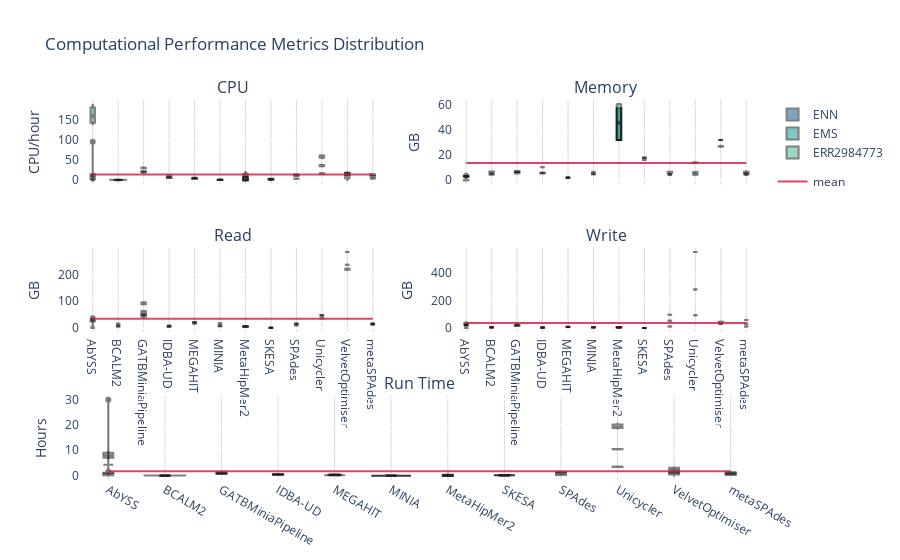

The notebook cell saved with this chart:
### Code cell
fig_per_sample = make_subplots(rows=3, cols=2, shared_xaxes=True, 
                               subplot_titles=('CPU', 'Memory', 'Read', 'Write', 'Run Time'),
                               specs=[[{}, {}],[{}, {}],[{"colspan": 2}, None]])
row_coord = 1
col_coord = 1

for column in ['cpus', 'rss', 'rchar', 'wchar']:
    showlegend = True if (row_coord == 1 and col_coord == 1) else False
    i=0
    for sample in pipeline_stats_df['sample'].unique():

        fig_per_sample.add_trace(go.Violin(y=pipeline_stats_df[column][pipeline_stats_df['sample'] == sample],
                                        x=pipeline_stats_df['assembler'][pipeline_stats_df['sample'] == sample],
                                        legendgroup='Log', scalegroup='Log', name=sample, box_visible=True, line_color='black',
                                        meanline_visible=True, fillcolor=COLOURS[i], opacity=0.5,
                                        showlegend=showlegend, spanmode='hard'),
                              row=row_coord, col=col_coord)
        i+=1
    
    fig_per_sample.add_trace(go.Scatter(y=[pipeline_stats_df[column].mean()]*len(pipeline_stats_df['assembler']), 
                                    x=pipeline_stats_df['assembler'], mode='lines', name='mean',
                                    line=dict(color="crimson"), opacity=0.8, showlegend=showlegend),
                          row=row_coord, col=col_coord)
    if col_coord == 2:
        col_coord = 1
        row_coord += 1
    else:
        col_coord +=1

i=0
for sample in pipeline_stats_df['sample'].unique():
    fig_per_sample.add_trace(go.Violin(y=pipeline_stats_df['time_hours'][pipeline_stats_df['sample'] == sample],
                 x=pipeline_stats_df['assembler'][pipeline_stats_df['sample'] == sample],
                    box_visible=True, line_color='black',
                    meanline_visible=True, fillcolor=COLOURS[i], opacity=0.5,
                    showlegend=False, spanmode='hard'),  row=3, col=1)
    i+=1

fig_per_sample.add_trace(go.Scatter(y=[pipeline_stats_df['time_hours'].mean()]*len(global_pipeline_stats_df['assembler']), 
                              x=global_pipeline_stats_df['assembler'], mode='lines',
                              line=dict(color="crimson"), opacity=0.8, name='Mean', showlegend=False),  row=3, col=1)

fig_per_sample.update_layout(plot_bgcolor='rgb(255,255,255)', title_text="Computational Performance Metrics Distribution")
# grid
fig_per_sample['layout']['xaxis']['gridcolor']='#DCDCDC'
fig_per_sample['layout']['xaxis2']['gridcolor']='#DCDCDC'
fig_per_sample['layout']['xaxis3']['gridcolor']='#DCDCDC'
fig_per_sample['layout']['xaxis4']['gridcolor']='#DCDCDC'
fig_per_sample['layout']['xaxis5']['gridcolor']='#DCDCDC'
# y-axis legends
fig_per_sample['layout']['yaxis']['title']='CPU/hour'
fig_per_sample['layout']['yaxis2']['title']='GB'
fig_per_sample['layout']['yaxis3']['title']='GB'
fig_per_sample['layout']['yaxis4']['title']='GB'
fig_per_sample['layout']['yaxis5']['title']='Hours'

fig_per_sample.update_layout(violingap=0, violinmode='overlay')
fig_per_sample.update_xaxes(categoryorder='category ascending')

fig_per_sample.show()
plot(fig_per_sample, filename='Plots/Performance/Per Sample Computational Performance Metrics Distribution.html', auto_open=False)

### Figure 1 — Plotly figure (JSON) as saved in the notebook; plotly's stock layout.template omitted (floating-point values rounded to 4 significant figures)
{"data": [{"box": {"visible": true}, "fillcolor": "#004B93", "legendgroup": "Log", "line": {"color": "black"}, "meanline": {"visible": true}, "name": "ENN", "opacity": 0.5, "scalegroup": "Log", "showlegend": true, "spanmode": "hard", "type": "violin", "x": ["BCALM2", "MINIA", "MetaHipMer2", "SKESA", "MEGAHIT", "SPAdes", "metaSPAdes", "IDBA-UD", "MetaHipMer2", "AbYSS", "GATBMiniaPipeline", "VelvetOptimiser", "Unicycler", "BCALM2", "MINIA", "MetaHipMer2", "SKESA", "MEGAHIT", "MetaHipMer2", "SPAdes", "metaSPAdes", "IDBA-UD", "GATBMiniaPipeline", "AbYSS", "VelvetOptimiser", "Unicycler", "BCALM2", "MINIA", "MEGAHIT", "SKESA", "metaSPAdes", "SPAdes", "MetaHipMer2", "GATBMiniaPipeline", "AbYSS", "IDBA-UD", "MetaHipMer2", "VelvetOptimiser", "Unicycler"], "xaxis": "x", "y": [0.5608, 0.6166, 0.1983, 2.172, 3.071, 3.845, 4.28, 6.52, 8.016, 12.01, 19.31, 12.74, 17.49, 0.5234, 0.5433, 0.1841, 2.118, 3.433, 6.792, 3.752, 4.433, 5.894, 19.66, 0.2817, 12.61, 16.55, 0.5713, 0.5691, 3.494, 2.216, 4.715, 3.867, 0.1645, 19.96, 15.5, 5.544, 5.992, 13.44, 15.32], "yaxis": "y"}, {"box": {"visible": true}, "fillcolor": "#009392", "legendgroup": "Log", "line": {"color": "black"}, "meanline": {"visible": true}, "name": "EMS", "opacity": 0.5, "scalegroup": "Log", "showlegend": true, "spanmode": "hard", "type": "violin", "x": ["BCALM2", "MINIA", "MetaHipMer2", "SKESA", "MEGAHIT", "IDBA-UD", "metaSPAdes", "MetaHipMer2", "GATBMiniaPipeline", "SPAdes", "VelvetOptimiser", "AbYSS", "Unicycler", "MetaHipMer2", "BCALM2", "MINIA", "SKESA", "MetaHipMer2", "IDBA-UD", "MEGAHIT", "metaSPAdes", "GATBMiniaPipeline", "SPAdes", "VelvetOptimiser", "AbYSS", "Unicycler", "BCALM2", "MINIA", "SKESA", "MEGAHIT", "MetaHipMer2", "GATBMiniaPipeline", "IDBA-UD", "metaSPAdes", "SPAdes", "MetaHipMer2", "VelvetOptimiser", "AbYSS", "Unicycler"], "xaxis": "x", "y": [0.7347, 0.7891, 0.2384, 2.486, 5.116, 7.336, 10.09, 14.62, 22.44, 11.64, 17.44, 156.5, 34.44, 0.189, 0.01155, 0.7028, 2.386, 8.613, 7.362, 5.063, 10.06, 22.21, 11.5, 0.3115, 188.3, 38.18, 0.6993, 0.8156, 2.286, 4.693, 0.1848, 21.61, 6.815, 10.33, 10.41, 8.163, 17.92, 137.4, 35.12], "yaxis": "y"}, {"box": {"visible": true}, "fillcolor": "#39B185", "legendgroup": "Log", "line": {"color": "black"}, "meanline": {"visible": true}, "name": "ERR2984773", "opacity": 0.5, "scalegroup": "Log", "showlegend": true, "spanmode": "hard", "type": "violin", "x": ["BCALM2", "MINIA", "MetaHipMer2", "SKESA", "MEGAHIT", "IDBA-UD", "MetaHipMer2", "metaSPAdes", "GATBMiniaPipeline", "SPAdes", "VelvetOptimiser", "Unicycler", "AbYSS", "AbYSS", "AbYSS", "MetaHipMer2", "BCALM2", "MINIA", "SKESA", "MEGAHIT", "MetaHipMer2", "IDBA-UD", "GATBMiniaPipeline", "metaSPAdes", "SPAdes", "VelvetOptimiser", "Unicycler", "AbYSS", "AbYSS", "AbYSS", "BCALM2", "MINIA", "SKESA", "MEGAHIT", "MetaHipMer2", "IDBA-UD", "GATBMiniaPipeline", "metaSPAdes", "MetaHipMer2", "SPAdes", "VelvetOptimiser", "Unicycler", "AbYSS", "AbYSS", "AbYSS"], "xaxis": "x", "y": [1.017, 1.608, 0.2644, 3.695, 5.277, 11.47, 20.43, 13.25, 31.46, 13.37, 18.89, 61.24, 0, 0, 95.57, 0.1915, 1.041, 1.519, 3.511, 5.93, 15.16, 11.52, 29.97, 14.81, 13.06, 17.95, 54.32, 0, 0, 0, 1.023, 1.572, 0.05812, 6.555, 0.197, 11.18, 29.87, 13.57, 15.8, 14.19, 17.88, 60.38, 0, 0, 0], "yaxis": "y"}, {"line": {"color": "crimson"}, "mode": "lines", "name": "mean", "opacity": 0.8, "showlegend": true, "type": "scatter", "x": ["BCALM2", "MINIA", "BCALM2", "MINIA", "BCALM2", "MetaHipMer2", "MINIA", "MetaHipMer2", "MetaHipMer2", "SKESA", "MEGAHIT", "SKESA", "SKESA", "MEGAHIT", "SPAdes", "MEGAHIT", "metaSPAdes", "IDBA-UD", "IDBA-UD", "MetaHipMer2", "AbYSS", "GATBMiniaPipeline", "IDBA-UD", "metaSPAdes", "MetaHipMer2", "GATBMiniaPipeline", "MetaHipMer2", "SPAdes", "metaSPAdes", "VelvetOptimiser", "GATBMiniaPipeline", "SPAdes", "VelvetOptimiser", "VelvetOptimiser", "Unicycler", "AbYSS", "Unicycler", "Unicycler", "AbYSS", "AbYSS", "AbYSS", "BCALM2", "MINIA", "MetaHipMer2", "MetaHipMer2", "BCALM2", "MINIA", "MetaHipMer2", "BCALM2", "MINIA", "SKESA", "SKESA", "MEGAHIT", "MetaHipMer2", "SPAdes", "SKESA", "MetaHipMer2", "metaSPAdes", "MEGAHIT", "MetaHipMer2", "IDBA-UD", "MEGAHIT", "IDBA-UD", "IDBA-UD", "GATBMiniaPipeline", "metaSPAdes", "GATBMiniaPipeline", "AbYSS", "SPAdes", "VelvetOptimiser", "GATBMiniaPipeline", "metaSPAdes", "SPAdes", "VelvetOptimiser", "VelvetOptimiser", "Unicycler", "AbYSS", "Unicycler", "Unicycler", "AbYSS", "AbYSS", "AbYSS", "BCALM2", "BCALM2", "BCALM2", "MINIA", "MINIA", "MINIA", "MEGAHIT", "SKESA", "SKESA", "MEGAHIT", "SKESA", "MEGAHIT", "metaSPAdes", "SPAdes", "MetaHipMer2", "MetaHipMer2", "MetaHipMer2", "GATBMiniaPipeline", "AbYSS", "GATBMiniaPipeline", "IDBA-UD", "IDBA-UD", "metaSPAdes", "IDBA-UD", "SPAdes", "MetaHipMer2", "GATBMiniaPipeline", "metaSPAdes", "MetaHipMer2", "MetaHipMer2", "VelvetOptimiser", "SPAdes", "VelvetOptimiser", "VelvetOptimiser", "Unicycler", "AbYSS", "Unicycler", "Unicycler", "AbYSS", "AbYSS", "AbYSS"], "xaxis": "x", "y": [13.93, 13.93, 13.93, 13.93, 13.93, 13.93, 13.93, 13.93, 13.93, 13.93, 13.93, 13.93, 13.93, 13.93, 13.93, 13.93, 13.93, 13.93, 13.93, 13.93, 13.93, 13.93, 13.93, 13.93, 13.93, 13.93, 13.93, 13.93, 13.93, 13.93, 13.93, 13.93, 13.93, 13.93, 13.93, 13.93, 13.93, 13.93, 13.93, 13.93, 13.93, 13.93, 13.93, 13.93, 13.93, 13.93, 13.93, 13.93, 13.93, 13.93, 13.93, 13.93, 13.93, 13.93, 13.93, 13.93, 13.93, 13.93, 13.93, 13.93, 13.93, 13.93, 13.93, 13.93, 13.93, 13.93, 13.93, 13.93, 13.93, 13.93, 13.93, 13.93, 13.93, 13.93, 13.93, 13.93, 13.93, 13.93, 13.93, 13.93, 13.93, 13.93, 13.93, 13.93, 13.93, 13.93, 13.93, 13.93, 13.93, 13.93, 13.93, 13.93, 13.93, 13.93, 13.93, 13.93, 13.93, 13.93, 13.93, 13.93, 13.93, 13.93, 13.93, 13.93, 13.93, 13.93, 13.93, 13.93, 13.93, 13.93, 13.93, 13.93, 13.93, 13.93, 13.93, 13.93, 13.93, 13.93, 13.93, 13.93, 13.93, 13.93, 13.93], "yaxis": "y"}, {"box": {"visible": true}, "fillcolor": "#004B93", "legendgroup": "Log", "line": {"color": "black"}, "meanline": {"visible": true}, "name": "ENN", "opacity": 0.5, "scalegroup": "Log", "showlegend": false, "spanmode": "hard", "type": "violin", "x": ["BCALM2", "MINIA", "MetaHipMer2", "SKESA", "MEGAHIT", "SPAdes", "metaSPAdes", "IDBA-UD", "MetaHipMer2", "AbYSS", "GATBMiniaPipeline", "VelvetOptimiser", "Unicycler", "BCALM2", "MINIA", "MetaHipMer2", "SKESA", "MEGAHIT", "MetaHipMer2", "SPAdes", "metaSPAdes", "IDBA-UD", "GATBMiniaPipeline", "AbYSS", "VelvetOptimiser", "Unicycler", "BCALM2", "MINIA", "MEGAHIT", "SKESA", "metaSPAdes", "SPAdes", "MetaHipMer2", "GATBMiniaPipeline", "AbYSS", "IDBA-UD", "MetaHipMer2", "VelvetOptimiser", "Unicycler"], "xaxis": "x2", "y": [5.1, 5.1, 32, 16.1, 1.7, 4.6, 4.6, 5.7, 56.9, 2.9, 6.8, 27.3, 4.6, 5.1, 5.1, 32.9, 16.1, 1.7, 56.8, 4.6, 4.6, 5.6, 6.9, 3, 26.6, 4.7, 5.1, 5.1, 1.7, 16.1, 4.6, 4.6, 32, 6.8, 3, 5.6, 57, 27.1, 4.6], "yaxis": "y2"}, {"box": {"visible": true}, "fillcolor": "#009392", "legendgroup": "Log", "line": {"color": "black"}, "meanline": {"visible": true}, "name": "EMS", "opacity": 0.5, "scalegroup": "Log", "showlegend": false, "spanmode": "hard", "type": "violin", "x": ["BCALM2", "MINIA", "MetaHipMer2", "SKESA", "MEGAHIT", "IDBA-UD", "metaSPAdes", "MetaHipMer2", "GATBMiniaPipeline", "SPAdes", "VelvetOptimiser", "AbYSS", "Unicycler", "MetaHipMer2", "BCALM2", "MINIA", "SKESA", "MetaHipMer2", "IDBA-UD", "MEGAHIT", "metaSPAdes", "GATBMiniaPipeline", "SPAdes", "VelvetOptimiser", "AbYSS", "Unicycler", "BCALM2", "MINIA", "SKESA", "MEGAHIT", "MetaHipMer2", "GATBMiniaPipeline", "IDBA-UD", "metaSPAdes", "SPAdes", "MetaHipMer2", "VelvetOptimiser", "AbYSS", "Unicycler"], "xaxis": "x2", "y": [6.7, 6.6, 32.1, 17.8, 2.1, 6, 4.9, 57.3, 6.8, 4.6, 31.9, 3.3, 6.5, 32, 6.7, 6.6, 17.8, 57.3, 6, 2.1, 4.6, 6.8, 4.6, 31.9, 3.2, 6.3, 6.6, 6.6, 17.8, 2.1, 32, 6.7, 6, 5.6, 4.6, 57.2, 31.9, 3.2, 6.3], "yaxis": "y2"}, {"box": {"visible": true}, "fillcolor": "#39B185", "legendgroup": "Log", "line": {"color": "black"}, "meanline": {"visible": true}, "name": "ERR2984773", "opacity": 0.5, "scalegroup": "Log", "showlegend": false, "spanmode": "hard", "type": "violin", "x": ["BCALM2", "MINIA", "MetaHipMer2", "SKESA", "MEGAHIT", "IDBA-UD", "MetaHipMer2", "metaSPAdes", "GATBMiniaPipeline", "SPAdes", "VelvetOptimiser", "Unicycler", "AbYSS", "AbYSS", "AbYSS", "MetaHipMer2", "BCALM2", "MINIA", "SKESA", "MEGAHIT", "MetaHipMer2", "IDBA-UD", "GATBMiniaPipeline", "metaSPAdes", "SPAdes", "VelvetOptimiser", "Unicycler", "AbYSS", "AbYSS", "AbYSS", "BCALM2", "MINIA", "SKESA", "MEGAHIT", "MetaHipMer2", "IDBA-UD", "GATBMiniaPipeline", "metaSPAdes", "MetaHipMer2", "SPAdes", "VelvetOptimiser", "Unicycler", "AbYSS", "AbYSS", "AbYSS"], "xaxis": "x2", "y": [4.7, 4.8, 31.9, 17.8, 2.1, 10.4, 60.4, 6.2, 5.7, 6.5, 31.9, 13.8, 0, 0, 3.6, 32, 4.6, 4.8, 17.8, 2.1, 60.1, 10.4, 5.6, 6.9, 6.8, 31.9, 13.9, 0, 0, 0, 4.8, 4.8, 17.8, 2.1, 31.8, 10.4, 5.6, 6.5, 60.4, 5.7, 31.9, 14.1, 0, 0, 0], "yaxis": "y2"}, {"line": {"color": "crimson"}, "mode": "lines", "name": "mean", "opacity": 0.8, "showlegend": false, "type": "scatter", "x": ["BCALM2", "MINIA", "BCALM2", "MINIA", "BCALM2", "MetaHipMer2", "MINIA", "MetaHipMer2", "MetaHipMer2", "SKESA", "MEGAHIT", "SKESA", "SKESA", "MEGAHIT", "SPAdes", "MEGAHIT", "metaSPAdes", "IDBA-UD", "IDBA-UD", "MetaHipMer2", "AbYSS", "GATBMiniaPipeline", "IDBA-UD", "metaSPAdes", "MetaHipMer2", "GATBMiniaPipeline", "MetaHipMer2", "SPAdes", "metaSPAdes", "VelvetOptimiser", "GATBMiniaPipeline", "SPAdes", "VelvetOptimiser", "VelvetOptimiser", "Unicycler", "AbYSS", "Unicycler", "Unicycler", "AbYSS", "AbYSS", "AbYSS", "BCALM2", "MINIA", "MetaHipMer2", "MetaHipMer2", "BCALM2", "MINIA", "MetaHipMer2", "BCALM2", "MINIA", "SKESA", "SKESA", "MEGAHIT", "MetaHipMer2", "SPAdes", "SKESA", "MetaHipMer2", "metaSPAdes", "MEGAHIT", "MetaHipMer2", "IDBA-UD", "MEGAHIT", "IDBA-UD", "IDBA-UD", "GATBMiniaPipeline", "metaSPAdes", "GATBMiniaPipeline", "AbYSS", "SPAdes", "VelvetOptimiser", "GATBMiniaPipeline", "metaSPAdes", "SPAdes", "VelvetOptimiser", "VelvetOptimiser", "Unicycler", "AbYSS", "Unicycler", "Unicycler", "AbYSS", "AbYSS", "AbYSS", "BCALM2", "BCALM2", "BCALM2", "MINIA", "MINIA", "MINIA", "MEGAHIT", "SKESA", "SKESA", "MEGAHIT", "SKESA", "MEGAHIT", "metaSPAdes", "SPAdes", "MetaHipMer2", "MetaHipMer2", "MetaHipMer2", "GATBMiniaPipeline", "AbYSS", "GATBMiniaPipeline", "IDBA-UD", "IDBA-UD", "metaSPAdes", "IDBA-UD", "SPAdes", "MetaHipMer2", "GATBMiniaPipeline", "metaSPAdes", "MetaHipMer2", "MetaHipMer2", "VelvetOptimiser", "SPAdes", "VelvetOptimiser", "VelvetOptimiser", "Unicycler", "AbYSS", "Unicycler", "Unicycler", "AbYSS", "AbYSS", "AbYSS"], "xaxis": "x2", "y": [13.59, 13.59, 13.59, 13.59, 13.59, 13.59, 13.59, 13.59, 13.59, 13.59, 13.59, 13.59, 13.59, 13.59, 13.59, 13.59, 13.59, 13.59, 13.59, 13.59, 13.59, 13.59, 13.59, 13.59, 13.59, 13.59, 13.59, 13.59, 13.59, 13.59, 13.59, 13.59, 13.59, 13.59, 13.59, 13.59, 13.59, 13.59, 13.59, 13.59, 13.59, 13.59, 13.59, 13.59, 13.59, 13.59, 13.59, 13.59, 13.59, 13.59, 13.59, 13.59, 13.59, 13.59, 13.59, 13.59, 13.59, 13.59, 13.59, 13.59, 13.59, 13.59, 13.59, 13.59, 13.59, 13.59, 13.59, 13.59, 13.59, 13.59, 13.59, 13.59, 13.59, 13.59, 13.59, 13.59, 13.59, 13.59, 13.59, 13.59, 13.59, 13.59, 13.59, 13.59, 13.59, 13.59, 13.59, 13.59, 13.59, 13.59, 13.59, 13.59, 13.59, 13.59, 13.59, 13.59, 13.59, 13.59, 13.59, 13.59, 13.59, 13.59, 13.59, 13.59, 13.59, 13.59, 13.59, 13.59, 13.59, 13.59, 13.59, 13.59, 13.59, 13.59, 13.59, 13.59, 13.59, 13.59, 13.59, 13.59, 13.59, 13.59, 13.59], "yaxis": "y2"}, {"box": {"visible": true}, "fillcolor": "#004B93", "legendgroup": "Log", "line": {"color": "black"}, "meanline": {"visible": true}, "name": "ENN", "opacity": 0.5, "scalegroup": "Log", "showlegend": false, "spanmode": "hard", "type": "violin", "x": ["BCALM2", "MINIA", "MetaHipMer2", "SKESA", "MEGAHIT", "SPAdes", "metaSPAdes", "IDBA-UD", "MetaHipMer2", "AbYSS", "GATBMiniaPipeline", "VelvetOptimiser", "Unicycler", "BCALM2", "MINIA", "MetaHipMer2", "SKESA", "MEGAHIT", "MetaHipMer2", "SPAdes", "metaSPAdes", "IDBA-UD", "GATBMiniaPipeline", "AbYSS", "VelvetOptimiser", "Unicycler", "BCALM2", "MINIA", "MEGAHIT", "SKESA", "metaSPAdes", "SPAdes", "MetaHipMer2", "GATBMiniaPipeline", "AbYSS", "IDBA-UD", "MetaHipMer2", "VelvetOptimiser", "Unicycler"], "xaxis": "x3", "y": [5.9, 6.5, 4.9, 0.3685, 16.5, 9.6, 12.6, 5.3, 5, 25.1, 40.5, 236.1, 36.2, 5.9, 6.5, 4.9, 0.3685, 16.5, 5, 9.6, 12.6, 5.3, 47.6, 25, 236.1, 36.2, 5.9, 6.5, 16.5, 0.3685, 12.6, 9.6, 4.9, 50.9, 25.1, 5.3, 5, 236.1, 36.2], "yaxis": "y3"}, {"box": {"visible": true}, "fillcolor": "#009392", "legendgroup": "Log", "line": {"color": "black"}, "meanline": {"visible": true}, "name": "EMS", "opacity": 0.5, "scalegroup": "Log", "showlegend": false, "spanmode": "hard", "type": "violin", "x": ["BCALM2", "MINIA", "MetaHipMer2", "SKESA", "MEGAHIT", "IDBA-UD", "metaSPAdes", "MetaHipMer2", "GATBMiniaPipeline", "SPAdes", "VelvetOptimiser", "AbYSS", "Unicycler", "MetaHipMer2", "BCALM2", "MINIA", "SKESA", "MetaHipMer2", "IDBA-UD", "MEGAHIT", "metaSPAdes", "GATBMiniaPipeline", "SPAdes", "VelvetOptimiser", "AbYSS", "Unicycler", "BCALM2", "MINIA", "SKESA", "MEGAHIT", "MetaHipMer2", "GATBMiniaPipeline", "IDBA-UD", "metaSPAdes", "SPAdes", "MetaHipMer2", "VelvetOptimiser", "AbYSS", "Unicycler"], "xaxis": "x3", "y": [8.5, 9.1, 5.8, 0.9135, 20.6, 5.8, 15.8, 5.9, 61.4, 15.7, 283.9, 33.3, 46.8, 5.8, 8.5, 9.1, 0.9135, 5.9, 5.8, 20.6, 15.8, 63.9, 15.7, 283.9, 33.3, 46.8, 8.5, 9.1, 0.9135, 20.6, 5.8, 46, 5.8, 15.8, 15.7, 5.9, 283.9, 33.3, 46.8], "yaxis": "y3"}, {"box": {"visible": true}, "fillcolor": "#39B185", "legendgroup": "Log", "line": {"color": "black"}, "meanline": {"visible": true}, "name": "ERR2984773", "opacity": 0.5, "scalegroup": "Log", "showlegend": false, "spanmode": "hard", "type": "violin", "x": ["BCALM2", "MINIA", "MetaHipMer2", "SKESA", "MEGAHIT", "IDBA-UD", "MetaHipMer2", "metaSPAdes", "GATBMiniaPipeline", "SPAdes", "VelvetOptimiser", "Unicycler", "AbYSS", "AbYSS", "AbYSS", "MetaHipMer2", "BCALM2", "MINIA", "SKESA", "MEGAHIT", "MetaHipMer2", "IDBA-UD", "GATBMiniaPipeline", "metaSPAdes", "SPAdes", "VelvetOptimiser", "Unicycler", "AbYSS", "AbYSS", "AbYSS", "BCALM2", "MINIA", "SKESA", "MEGAHIT", "MetaHipMer2", "IDBA-UD", "GATBMiniaPipeline", "metaSPAdes", "MetaHipMer2", "SPAdes", "VelvetOptimiser", "Unicycler", "AbYSS", "AbYSS", "AbYSS"], "xaxis": "x3", "y": [16.2, 17.3, 6.3, 0.8848, 22.3, 8.8, 6.4, 16.2, 89.7, 15.9, 218.7, 48, 0, 0, 36.8, 6.3, 16.2, 17.3, 0.8848, 22.3, 6.4, 8.8, 96.8, 16.2, 15.9, 216.7, 48, 0, 0, 0, 16.2, 17.3, 0.8848, 22.3, 6.3, 8.8, 88.7, 16.2, 6.4, 15.9, 221.9, 48, 0, 0, 0], "yaxis": "y3"}, {"line": {"color": "crimson"}, "mode": "lines", "name": "mean", "opacity": 0.8, "showlegend": false, "type": "scatter", "x": ["BCALM2", "MINIA", "BCALM2", "MINIA", "BCALM2", "MetaHipMer2", "MINIA", "MetaHipMer2", "MetaHipMer2", "SKESA", "MEGAHIT", "SKESA", "SKESA", "MEGAHIT", "SPAdes", "MEGAHIT", "metaSPAdes", "IDBA-UD", "IDBA-UD", "MetaHipMer2", "AbYSS", "GATBMiniaPipeline", "IDBA-UD", "metaSPAdes", "MetaHipMer2", "GATBMiniaPipeline", "MetaHipMer2", "SPAdes", "metaSPAdes", "VelvetOptimiser", "GATBMiniaPipeline", "SPAdes", "VelvetOptimiser", "VelvetOptimiser", "Unicycler", "AbYSS", "Unicycler", "Unicycler", "AbYSS", "AbYSS", "AbYSS", "BCALM2", "MINIA", "MetaHipMer2", "MetaHipMer2", "BCALM2", "MINIA", "MetaHipMer2", "BCALM2", "MINIA", "SKESA", "SKESA", "MEGAHIT", "MetaHipMer2", "SPAdes", "SKESA", "MetaHipMer2", "metaSPAdes", "MEGAHIT", "MetaHipMer2", "IDBA-UD", "MEGAHIT", "IDBA-UD", "IDBA-UD", "GATBMiniaPipeline", "metaSPAdes", "GATBMiniaPipeline", "AbYSS", "SPAdes", "VelvetOptimiser", "GATBMiniaPipeline", "metaSPAdes", "SPAdes", "VelvetOptimiser", "VelvetOptimiser", "Unicycler", "AbYSS", "Unicycler", "Unicycler", "AbYSS", "AbYSS", "AbYSS", "BCALM2", "BCALM2", "BCALM2", "MINIA", "MINIA", "MINIA", "MEGAHIT", "SKESA", "SKESA", "MEGAHIT", "SKESA", "MEGAHIT", "metaSPAdes", "SPAdes", "MetaHipMer2", "MetaHipMer2", "MetaHipMer2", "GATBMiniaPipeline", "AbYSS", "GATBMiniaPipeline", "IDBA-UD", "IDBA-UD", "metaSPAdes", "IDBA-UD", "SPAdes", "MetaHipMer2", "GATBMiniaPipeline", "metaSPAdes", "MetaHipMer2", "MetaHipMer2", "VelvetOptimiser", "SPAdes", "VelvetOptimiser", "VelvetOptimiser", "Unicycler", "AbYSS", "Unicycler", "Unicycler", "AbYSS", "AbYSS", "AbYSS"], "xaxis": "x3", "y": [34.17, 34.17, 34.17, 34.17, 34.17, 34.17, 34.17, 34.17, 34.17, 34.17, 34.17, 34.17, 34.17, 34.17, 34.17, 34.17, 34.17, 34.17, 34.17, 34.17, 34.17, 34.17, 34.17, 34.17, 34.17, 34.17, 34.17, 34.17, 34.17, 34.17, 34.17, 34.17, 34.17, 34.17, 34.17, 34.17, 34.17, 34.17, 34.17, 34.17, 34.17, 34.17, 34.17, 34.17, 34.17, 34.17, 34.17, 34.17, 34.17, 34.17, 34.17, 34.17, 34.17, 34.17, 34.17, 34.17, 34.17, 34.17, 34.17, 34.17, 34.17, 34.17, 34.17, 34.17, 34.17, 34.17, 34.17, 34.17, 34.17, 34.17, 34.17, 34.17, 34.17, 34.17, 34.17, 34.17, 34.17, 34.17, 34.17, 34.17, 34.17, 34.17, 34.17, 34.17, 34.17, 34.17, 34.17, 34.17, 34.17, 34.17, 34.17, 34.17, 34.17, 34.17, 34.17, 34.17, 34.17, 34.17, 34.17, 34.17, 34.17, 34.17, 34.17, 34.17, 34.17, 34.17, 34.17, 34.17, 34.17, 34.17, 34.17, 34.17, 34.17, 34.17, 34.17, 34.17, 34.17, 34.17, 34.17, 34.17, 34.17, 34.17, 34.17], "yaxis": "y3"}, {"box": {"visible": true}, "fillcolor": "#004B93", "legendgroup": "Log", "line": {"color": "black"}, "meanline": {"visible": true}, "name": "ENN", "opacity": 0.5, "scalegroup": "Log", "showlegend": false, "spanmode": "hard", "type": "violin", "x": ["BCALM2", "MINIA", "MetaHipMer2", "SKESA", "MEGAHIT", "SPAdes", "metaSPAdes", "IDBA-UD", "MetaHipMer2", "AbYSS", "GATBMiniaPipeline", "VelvetOptimiser", "Unicycler", "BCALM2", "MINIA", "MetaHipMer2", "SKESA", "MEGAHIT", "MetaHipMer2", "SPAdes", "metaSPAdes", "IDBA-UD", "GATBMiniaPipeline", "AbYSS", "VelvetOptimiser", "Unicycler", "BCALM2", "MINIA", "MEGAHIT", "SKESA", "metaSPAdes", "SPAdes", "MetaHipMer2", "GATBMiniaPipeline", "AbYSS", "IDBA-UD", "MetaHipMer2", "VelvetOptimiser", "Unicycler"], "xaxis": "x4", "y": [3.4, 3.5, 4.4, 0.0288, 6.9, 11.2, 11.3, 2.5, 4.7, 21.9, 16, 29.3, 93.8, 3.4, 3.5, 4.4, 0.0288, 6.9, 4.7, 11.2, 11.3, 2.5, 16.1, 21.9, 29.3, 93.8, 3.4, 3.5, 6.9, 0.0288, 11.3, 11.2, 4.4, 16.1, 21.9, 2.5, 4.7, 29.3, 93.8], "yaxis": "y4"}, {"box": {"visible": true}, "fillcolor": "#009392", "legendgroup": "Log", "line": {"color": "black"}, "meanline": {"visible": true}, "name": "EMS", "opacity": 0.5, "scalegroup": "Log", "showlegend": false, "spanmode": "hard", "type": "violin", "x": ["BCALM2", "MINIA", "MetaHipMer2", "SKESA", "MEGAHIT", "IDBA-UD", "metaSPAdes", "MetaHipMer2", "GATBMiniaPipeline", "SPAdes", "VelvetOptimiser", "AbYSS", "Unicycler", "MetaHipMer2", "BCALM2", "MINIA", "SKESA", "MetaHipMer2", "IDBA-UD", "MEGAHIT", "metaSPAdes", "GATBMiniaPipeline", "SPAdes", "VelvetOptimiser", "AbYSS", "Unicycler", "BCALM2", "MINIA", "SKESA", "MEGAHIT", "MetaHipMer2", "GATBMiniaPipeline", "IDBA-UD", "metaSPAdes", "SPAdes", "MetaHipMer2", "VelvetOptimiser", "AbYSS", "Unicycler"], "xaxis": "x4", "y": [4.3, 4.4, 5.2, 0.0289, 8, 2.6, 31.8, 5.7, 19.5, 53.2, 34.8, 25.4, 281.9, 5.2, 4.3, 4.4, 0.0289, 5.7, 2.6, 8, 31.8, 19.5, 53.2, 34.8, 25.4, 281.9, 4.3, 4.4, 0.0289, 8, 5.2, 19.4, 2.6, 31.8, 53.2, 5.7, 34.8, 25.4, 281.9], "yaxis": "y4"}, {"box": {"visible": true}, "fillcolor": "#39B185", "legendgroup": "Log", "line": {"color": "black"}, "meanline": {"visible": true}, "name": "ERR2984773", "opacity": 0.5, "scalegroup": "Log", "showlegend": false, "spanmode": "hard", "type": "violin", "x": ["BCALM2", "MINIA", "MetaHipMer2", "SKESA", "MEGAHIT", "IDBA-UD", "MetaHipMer2", "metaSPAdes", "GATBMiniaPipeline", "SPAdes", "VelvetOptimiser", "Unicycler", "AbYSS", "AbYSS", "AbYSS", "MetaHipMer2", "BCALM2", "MINIA", "SKESA", "MEGAHIT", "MetaHipMer2", "IDBA-UD", "GATBMiniaPipeline", "metaSPAdes", "SPAdes", "VelvetOptimiser", "Unicycler", "AbYSS", "AbYSS", "AbYSS", "BCALM2", "MINIA", "SKESA", "MEGAHIT", "MetaHipMer2", "IDBA-UD", "GATBMiniaPipeline", "metaSPAdes", "MetaHipMer2", "SPAdes", "VelvetOptimiser", "Unicycler", "AbYSS", "AbYSS", "AbYSS"], "xaxis": "x4", "y": [6.8, 6.8, 4.1, 0.0291, 9.5, 5, 5.8, 57.7, 28.2, 96.3, 44.3, 555.6, 0, 0, 28, 4.1, 6.8, 6.8, 0.0291, 9.5, 5.8, 5, 28.2, 57.7, 96.3, 43.2, 555.6, 0, 0, 0, 6.8, 6.8, 0.0291, 9.5, 4.1, 5, 28.2, 57.7, 5.8, 96.3, 46.1, 555.6, 0, 0, 0], "yaxis": "y4"}, {"line": {"color": "crimson"}, "mode": "lines", "name": "mean", "opacity": 0.8, "showlegend": false, "type": "scatter", "x": ["BCALM2", "MINIA", "BCALM2", "MINIA", "BCALM2", "MetaHipMer2", "MINIA", "MetaHipMer2", "MetaHipMer2", "SKESA", "MEGAHIT", "SKESA", "SKESA", "MEGAHIT", "SPAdes", "MEGAHIT", "metaSPAdes", "IDBA-UD", "IDBA-UD", "MetaHipMer2", "AbYSS", "GATBMiniaPipeline", "IDBA-UD", "metaSPAdes", "MetaHipMer2", "GATBMiniaPipeline", "MetaHipMer2", "SPAdes", "metaSPAdes", "VelvetOptimiser", "GATBMiniaPipeline", "SPAdes", "VelvetOptimiser", "VelvetOptimiser", "Unicycler", "AbYSS", "Unicycler", "Unicycler", "AbYSS", "AbYSS", "AbYSS", "BCALM2", "MINIA", "MetaHipMer2", "MetaHipMer2", "BCALM2", "MINIA", "MetaHipMer2", "BCALM2", "MINIA", "SKESA", "SKESA", "MEGAHIT", "MetaHipMer2", "SPAdes", "SKESA", "MetaHipMer2", "metaSPAdes", "MEGAHIT", "MetaHipMer2", "IDBA-UD", "MEGAHIT", "IDBA-UD", "IDBA-UD", "GATBMiniaPipeline", "metaSPAdes", "GATBMiniaPipeline", "AbYSS", "SPAdes", "VelvetOptimiser", "GATBMiniaPipeline", "metaSPAdes", "SPAdes", "VelvetOptimiser", "VelvetOptimiser", "Unicycler", "AbYSS", "Unicycler", "Unicycler", "AbYSS", "AbYSS", "AbYSS", "BCALM2", "BCALM2", "BCALM2", "MINIA", "MINIA", "MINIA", "MEGAHIT", "SKESA", "SKESA", "MEGAHIT", "SKESA", "MEGAHIT", "metaSPAdes", "SPAdes", "MetaHipMer2", "MetaHipMer2", "MetaHipMer2", "GATBMiniaPipeline", "AbYSS", "GATBMiniaPipeline", "IDBA-UD", "IDBA-UD", "metaSPAdes", "IDBA-UD", "SPAdes", "MetaHipMer2", "GATBMiniaPipeline", "metaSPAdes", "MetaHipMer2", "MetaHipMer2", "VelvetOptimiser", "SPAdes", "VelvetOptimiser", "VelvetOptimiser", "Unicycler", "AbYSS", "Unicycler", "Unicycler", "AbYSS", "AbYSS", "AbYSS"], "xaxis": "x4", "y": [36.96, 36.96, 36.96, 36.96, 36.96, 36.96, 36.96, 36.96, 36.96, 36.96, 36.96, 36.96, 36.96, 36.96, 36.96, 36.96, 36.96, 36.96, 36.96, 36.96, 36.96, 36.96, 36.96, 36.96, 36.96, 36.96, 36.96, 36.96, 36.96, 36.96, 36.96, 36.96, 36.96, 36.96, 36.96, 36.96, 36.96, 36.96, 36.96, 36.96, 36.96, 36.96, 36.96, 36.96, 36.96, 36.96, 36.96, 36.96, 36.96, 36.96, 36.96, 36.96, 36.96, 36.96, 36.96, 36.96, 36.96, 36.96, 36.96, 36.96, 36.96, 36.96, 36.96, 36.96, 36.96, 36.96, 36.96, 36.96, 36.96, 36.96, 36.96, 36.96, 36.96, 36.96, 36.96, 36.96, 36.96, 36.96, 36.96, 36.96, 36.96, 36.96, 36.96, 36.96, 36.96, 36.96, 36.96, 36.96, 36.96, 36.96, 36.96, 36.96, 36.96, 36.96, 36.96, 36.96, 36.96, 36.96, 36.96, 36.96, 36.96, 36.96, 36.96, 36.96, 36.96, 36.96, 36.96, 36.96, 36.96, 36.96, 36.96, 36.96, 36.96, 36.96, 36.96, 36.96, 36.96, 36.96, 36.96, 36.96, 36.96, 36.96, 36.96], "yaxis": "y4"}, {"box": {"visible": true}, "fillcolor": "#004B93", "line": {"color": "black"}, "meanline": {"visible": true}, "opacity": 0.5, "showlegend": false, "spanmode": "hard", "type": "violin", "x": ["BCALM2", "MINIA", "MetaHipMer2", "SKESA", "MEGAHIT", "SPAdes", "metaSPAdes", "IDBA-UD", "MetaHipMer2", "AbYSS", "GATBMiniaPipeline", "VelvetOptimiser", "Unicycler", "BCALM2", "MINIA", "MetaHipMer2", "SKESA", "MEGAHIT", "MetaHipMer2", "SPAdes", "metaSPAdes", "IDBA-UD", "GATBMiniaPipeline", "AbYSS", "VelvetOptimiser", "Unicycler", "BCALM2", "MINIA", "MEGAHIT", "SKESA", "metaSPAdes", "SPAdes", "MetaHipMer2", "GATBMiniaPipeline", "AbYSS", "IDBA-UD", "MetaHipMer2", "VelvetOptimiser", "Unicycler"], "xaxis": "x5", "y": [0.04, 0.05, 0.03, 0.18, 0.22, 0.35, 0.36, 0.42, 0.2, 0.61, 0.8, 1.26, 3.43, 0.04, 0.04, 0.04, 0.19, 0.21, 0.17, 0.24, 0.3, 0.49, 0.8, 0.02, 1.19, 3.49, 0.04, 0.04, 0.23, 0.17, 0.42, 0.33, 0.03, 0.72, 0.8, 0.34, 0.15, 1.33, 3.59], "yaxis": "y5"}, {"box": {"visible": true}, "fillcolor": "#009392", "line": {"color": "black"}, "meanline": {"visible": true}, "opacity": 0.5, "showlegend": false, "spanmode": "hard", "type": "violin", "x": ["BCALM2", "MINIA", "MetaHipMer2", "SKESA", "MEGAHIT", "IDBA-UD", "metaSPAdes", "MetaHipMer2", "GATBMiniaPipeline", "SPAdes", "VelvetOptimiser", "AbYSS", "Unicycler", "MetaHipMer2", "BCALM2", "MINIA", "SKESA", "MetaHipMer2", "IDBA-UD", "MEGAHIT", "metaSPAdes", "GATBMiniaPipeline", "SPAdes", "VelvetOptimiser", "AbYSS", "Unicycler", "BCALM2", "MINIA", "SKESA", "MEGAHIT", "MetaHipMer2", "GATBMiniaPipeline", "IDBA-UD", "metaSPAdes", "SPAdes", "MetaHipMer2", "VelvetOptimiser", "AbYSS", "Unicycler"], "xaxis": "x5", "y": [0.06, 0.06, 0.04, 0.21, 0.31, 0.45, 0.83, 0.39, 1.06, 1.11, 1.94, 7.84, 10.47, 0.03, 0, 0.05, 0.19, 0.2, 0.43, 0.46, 0.87, 1, 1.07, 0.03, 9.47, 10.42, 0.05, 0.06, 0.2, 0.3, 0.03, 0.84, 0.4, 0.86, 0.94, 0.19, 1.99, 6.88, 10.5], "yaxis": "y5"}, {"box": {"visible": true}, "fillcolor": "#39B185", "line": {"color": "black"}, "meanline": {"visible": true}, "opacity": 0.5, "showlegend": false, "spanmode": "hard", "type": "violin", "x": ["BCALM2", "MINIA", "MetaHipMer2", "SKESA", "MEGAHIT", "IDBA-UD", "MetaHipMer2", "metaSPAdes", "GATBMiniaPipeline", "SPAdes", "VelvetOptimiser", "Unicycler", "AbYSS", "AbYSS", "AbYSS", "MetaHipMer2", "BCALM2", "MINIA", "SKESA", "MEGAHIT", "MetaHipMer2", "IDBA-UD", "GATBMiniaPipeline", "metaSPAdes", "SPAdes", "VelvetOptimiser", "Unicycler", "AbYSS", "AbYSS", "AbYSS", "BCALM2", "MINIA", "SKESA", "MEGAHIT", "MetaHipMer2", "IDBA-UD", "GATBMiniaPipeline", "metaSPAdes", "MetaHipMer2", "SPAdes", "VelvetOptimiser", "Unicycler", "AbYSS", "AbYSS", "AbYSS"], "xaxis": "x5", "y": [0.09, 0.11, 0.04, 0.28, 0.36, 0.73, 0.6, 1.15, 1.33, 1.41, 2.87, 20.43, 1.08, 29.83, 1.61, 0.03, 0.08, 0.11, 0.25, 0.36, 0.37, 0.69, 1.31, 1.38, 1.39, 2.6, 18.59, 1.09, 1.1, 1.09, 0.09, 0.11, 0, 0.39, 0.03, 0.71, 1.19, 1.21, 0.39, 1.46, 3.29, 19.09, 1.1, 1.09, 1.11], "yaxis": "y5"}, {"line": {"color": "crimson"}, "mode": "lines", "name": "Mean", "opacity": 0.8, "showlegend": false, "type": "scatter", "x": ["BCALM2", "MINIA", "MetaHipMer2", "SKESA", "MEGAHIT", "SPAdes", "metaSPAdes", "IDBA-UD", "AbYSS", "GATBMiniaPipeline", "VelvetOptimiser", "Unicycler", "BCALM2", "MINIA", "MetaHipMer2", "SKESA", "MEGAHIT", "SPAdes", "metaSPAdes", "IDBA-UD", "GATBMiniaPipeline", "AbYSS", "VelvetOptimiser", "Unicycler", "BCALM2", "MINIA", "MEGAHIT", "SKESA", "metaSPAdes", "SPAdes", "MetaHipMer2", "GATBMiniaPipeline", "AbYSS", "IDBA-UD", "VelvetOptimiser", "Unicycler"], "xaxis": "x5", "y": [1.782, 1.782, 1.782, 1.782, 1.782, 1.782, 1.782, 1.782, 1.782, 1.782, 1.782, 1.782, 1.782, 1.782, 1.782, 1.782, 1.782, 1.782, 1.782, 1.782, 1.782, 1.782, 1.782, 1.782, 1.782, 1.782, 1.782, 1.782, 1.782, 1.782, 1.782, 1.782, 1.782, 1.782, 1.782, 1.782], "yaxis": "y5"}], "layout": {"annotations": [{"font": {"size": 16}, "showarrow": false, "text": "CPU", "x": 0.225, "xanchor": "center", "xref": "paper", "y": 1, "yanchor": "bottom", "yref": "paper"}, {"font": {"size": 16}, "showarrow": false, "text": "Memory", "x": 0.775, "xanchor": "center", "xref": "paper", "y": 1, "yanchor": "bottom", "yref": "paper"}, {"font": {"size": 16}, "showarrow": false, "text": "Read", "x": 0.225, "xanchor": "center", "xref": "paper", "y": 0.6111, "yanchor": "bottom", "yref": "paper"}, {"font": {"size": 16}, "showarrow": false, "text": "Write", "x": 0.775, "xanchor": "center", "xref": "paper", "y": 0.6111, "yanchor": "bottom", "yref": "paper"}, {"font": {"size": 16}, "showarrow": false, "text": "Run Time", "x": 0.5, "xanchor": "center", "xref": "paper", "y": 0.2222, "yanchor": "bottom", "yref": "paper"}], "plot_bgcolor": "rgb(255,255,255)", "title": {"text": "Computational Performance Metrics Distribution"}, "violingap": 0, "violinmode": "overlay", "xaxis": {"anchor": "y", "categoryorder": "category ascending", "domain": [0, 0.45], "gridcolor": "#DCDCDC", "matches": "x3", "showticklabels": false}, "xaxis2": {"anchor": "y2", "categoryorder": "category ascending", "domain": [0.55, 1], "gridcolor": "#DCDCDC", "matches": "x4", "showticklabels": false}, "xaxis3": {"anchor": "y3", "categoryorder": "category ascending", "domain": [0, 0.45], "gridcolor": "#DCDCDC"}, "xaxis4": {"anchor": "y4", "categoryorder": "category ascending", "domain": [0.55, 1], "gridcolor": "#DCDCDC"}, "xaxis5": {"anchor": "y5", "categoryorder": "category ascending", "domain": [0, 1], "gridcolor": "#DCDCDC"}, "yaxis": {"anchor": "x", "domain": [0.7778, 1], "title": {"text": "CPU/hour"}}, "yaxis2": {"anchor": "x2", "domain": [0.7778, 1], "title": {"text": "GB"}}, "yaxis3": {"anchor": "x3", "domain": [0.3889, 0.6111], "title": {"text": "GB"}}, "yaxis4": {"anchor": "x4", "domain": [0.3889, 0.6111], "title": {"text": "GB"}}, "yaxis5": {"anchor": "x5", "domain": [0, 0.2222], "title": {"text": "Hours"}}}}
